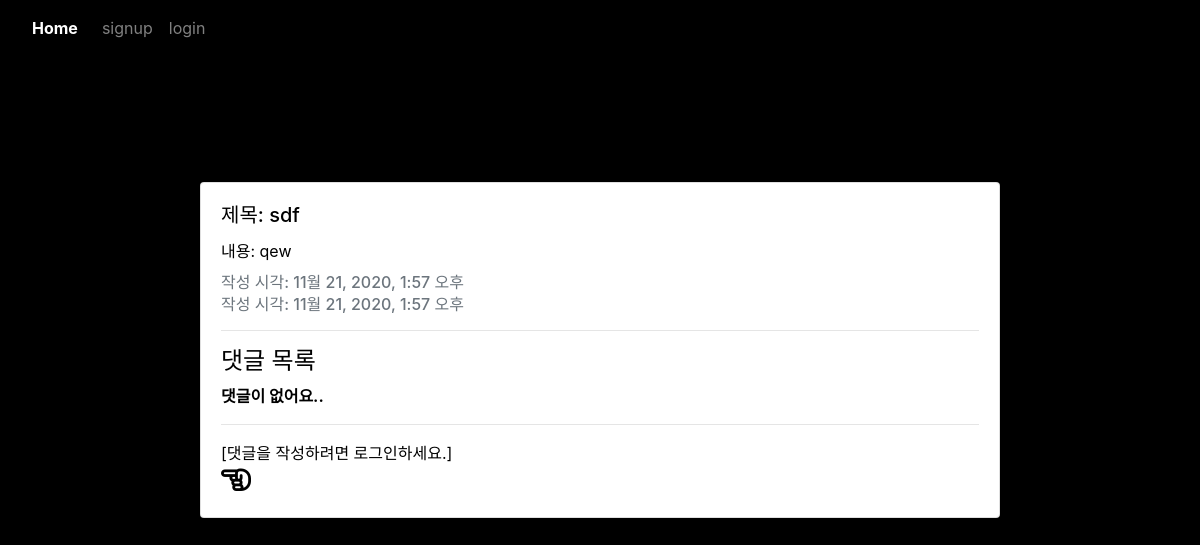
Before: /community/articles/1/ with the older database file.
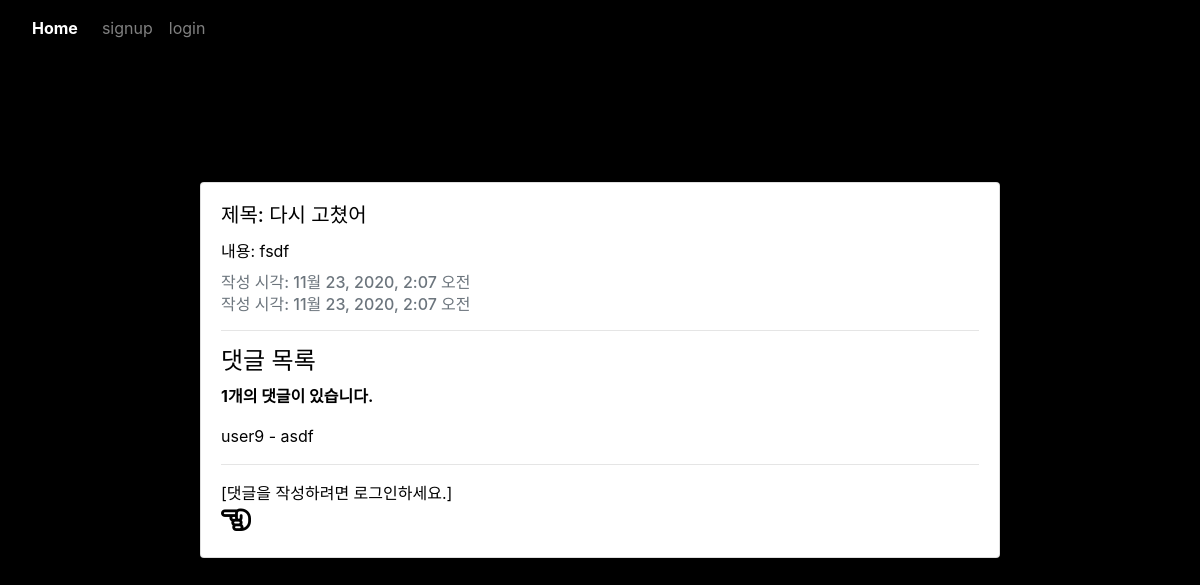
After: the same page with the newer database file.
### community/models.py (models this page shows)
class Article(models.Model):
    title= models.CharField(max_length=100)
    content = models.TextField()
    created_at = models.DateTimeField(auto_now_add=True)
    updated_at = models.DateTimeField(auto_now=True)
    user = models.ForeignKey(settings.AUTH_USER_MODEL, on_delete=models.CASCADE)
    purpose = models.IntegerField()

class Comment(models.Model):
    user = models.ForeignKey(settings.AUTH_USER_MODEL, on_delete=models.CASCADE)
    article = models.ForeignKey(Article, on_delete=models.CASCADE)
    content = models.CharField(max_length=300)
    created_at = models.DateTimeField(auto_now_add=True)
    updated_at = models.DateTimeField(auto_now=True)

### accounts/models.py (models this page shows)
class User(AbstractUser):
    pass

### community/views.py (the view)
# urls.py: path('articles/<int:article_pk>/', views.detail, name='detail'),
@require_GET
def detail(request, article_pk):
    article = get_object_or_404(Article, pk=article_pk)
    comments = article.comment_set.all()
    comment_form = CommentForm()
    context = {
        'article': article,
        'comment_form': comment_form,
        'comments': comments,
    }
    return render(request, 'community/detail.html', context)

### community/templates/community/detail.html (shortened to what this page needs)
{% extends 'base.html' %}
{% load bootstrap4 %}
{% block content %}
<div class='container'>
  <h2 class="text-center">DETAIL</h2>
  <div class="card my-5 mx-auto" style="width: 50rem; height: auto;">
    <div class="card-body">
      <h5 class="card-title">제목: {{ article.title }}</h5>
      <p class="card-text">내용: {{ article.content }}</p>
      <h6 class="card-subtitle mb-2 text-muted">작성 시각: {{ article.created_at }}</h6>
      <h6 class="card-subtitle mb-2 text-muted">작성 시각: {{ article.updated_at }}</h6>
        <hr>
        <h4>댓글 목록</h4>
        {% if comments|length %}
        <p><b>{{ comments|length }}개의 댓글이 있습니다.</b></p>
        {% endif %}
          {% for comment in comments %}
          <div>
            {{ comment.user }} - {{ comment.content }}
          </div>
          {% empty %}
          <p><b>댓글이 없어요..</b></p>
          {% endfor %}
          <hr>
          {% if request.user.is_authenticated %}
          <form action="{% url 'community:create_comment' article.pk %}" method="POST">
            {% csrf_token %}
            {% bootstrap_form comment_form %}
            <input type="submit">
          </form>
          {% else %}
          <a href="{% url 'accounts:login' %}">[댓글을 작성하려면 로그인하세요.]</a>
          {% endif %}
          <br>
          <a href="{% url 'community:index' %}"><i class="far fa-hand-point-left" style="font-size: 30px;" ></i></a>
        </div>
      </div>
</div>
{% endblock  %}

### final_pjt/templates/base.html (shortened to what this page needs)
<!DOCTYPE html>
<html lang="en">
<head>
  <link rel="stylesheet" href="https://stackpath.bootstrapcdn.com/bootstrap/4.5.2/css/bootstrap.min.css">
</head>
<body>
<nav class="fixed-top navbar navbar-expand-lg navbar-dark">
  <a class="nav-link active text-white" href="{% url 'movies:first' %}"><strong>Home</strong> </a>
  <div class="collapse navbar-collapse" id="navbarSupportedContent">
    <ul class="navbar-nav mr-auto">
      {% if request.user.is_authenticated %}
      <li class="nav-item">
        <a class="nav-link" href="{% url 'community:index' %}">Community</a>
      </li>
      {% else %}
        <li class="nav-item">
          <a class="nav-link" href="{% url 'accounts:signup' %}">signup</a>
        </li>
        <li class="nav-item">
          <a class="nav-link" href="{% url 'accounts:login' %}">login</a>
        </li>
      {% endif %}
    </ul>
  </div>
</nav>
<div class='container mt-5 pt-5 '>
    {% block content  %}
    {% endblock  %}
 </div>
</body>
</html>

### final_pjt/templates/base.html (style rules this page uses)
body { background-color: black; opacity: 1; }

### community/templates/community/detail.html (style rules this page uses)
div, a { color:black; }

Changed rows visible on the page:
changed Article: title "sdf" → "다시 고쳤어"; content "qew" → "fsdf"; created_at "11월 21, 2020, 1:57 오후" → "11월 23, 2020, 2:07 오전"; updated_at "11월 21, 2020, 1:57 오후" → "11월 23, 2020, 2:07 오전"
added Comment: user "user9", content "asdf"
Other visible differences:
{{ comments|length }}: (not shown) → "1"
text no longer shown: "댓글이 없어요.."
text now shown: "개의 댓글이 있습니다."
